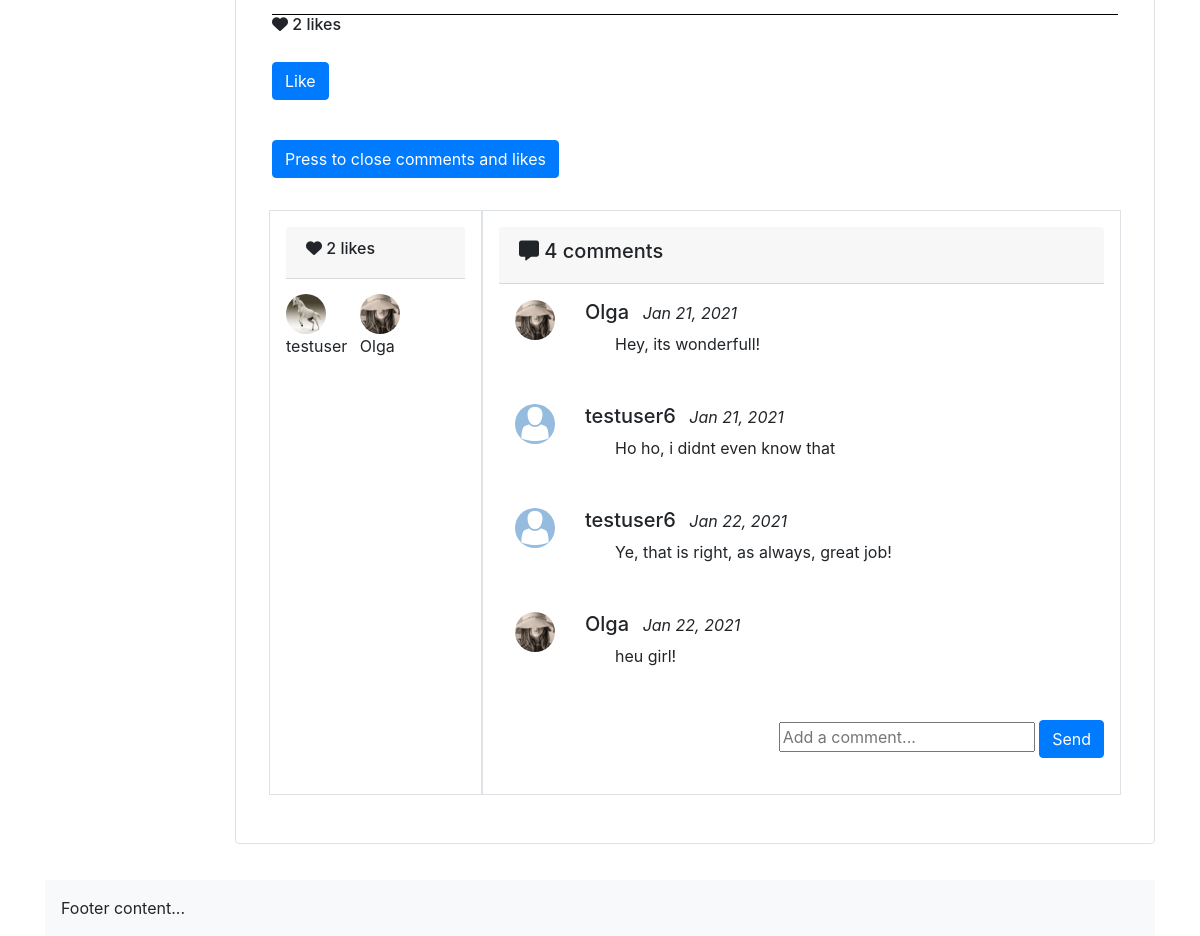
The page /posts/6/detail/ (lower part) on the database as committed earlier.
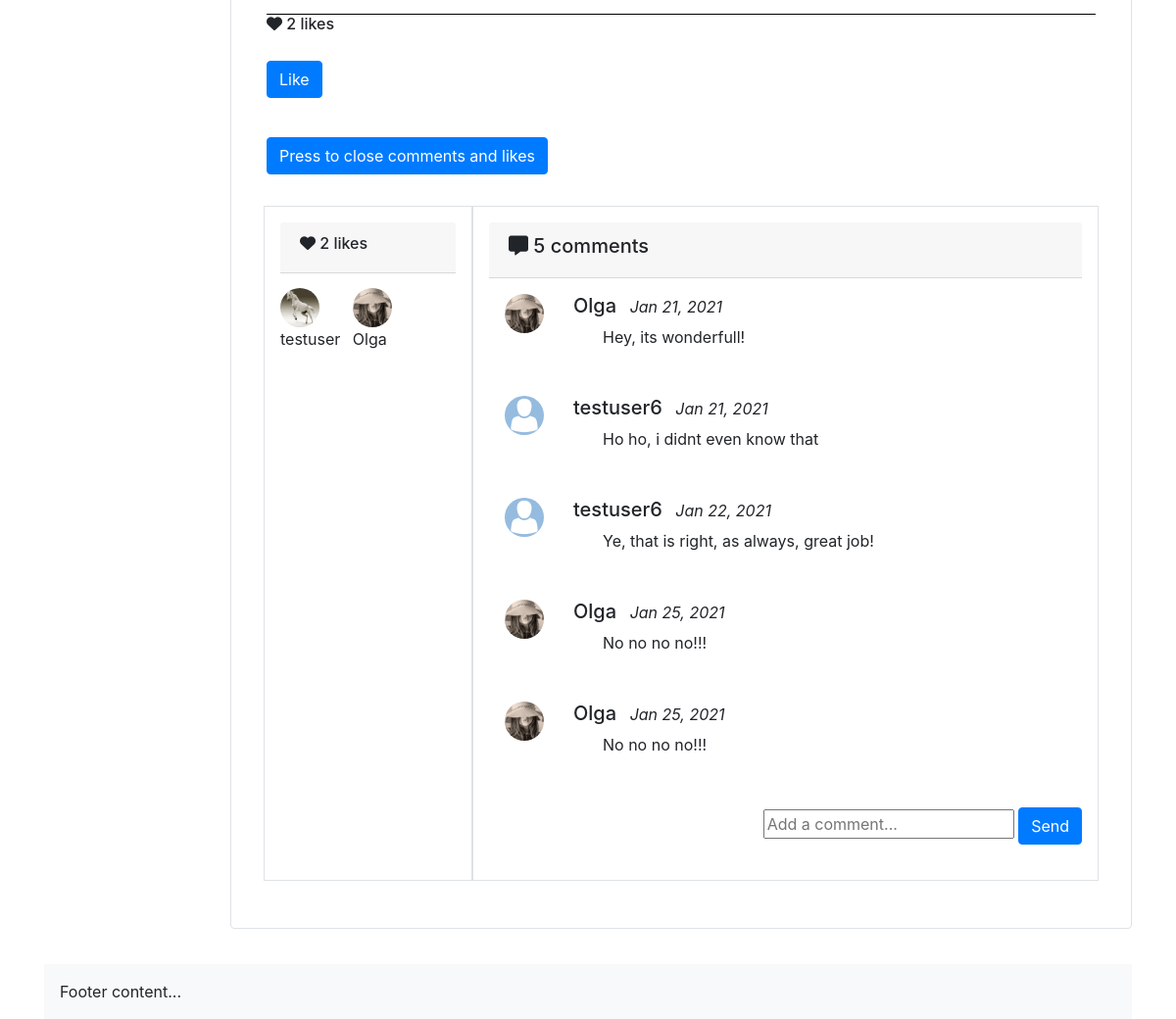
The same page on the database as committed later.
### profiles/models.py (models this page shows, shortened)
class Profile(models.Model):
    first_name = models.CharField(max_length=100, blank=True)
    last_name = models.CharField(max_length=100, blank=True)
    user = models.OneToOneField(User, on_delete=models.CASCADE)
    bio = models.TextField(default='No bio...')
    friends = models.ManyToManyField(User, related_name='friends', blank=True)
    email = models.EmailField(max_length=200, blank=True)
    country = models.CharField(max_length=200,blank=True)
    avatar = models.ImageField(default='avatar.png', upload_to='avatars/')
    slug = models.SlugField(unique=True, blank=True)
    updated = models.DateTimeField(auto_now=True)
    created = models.DateTimeField(auto_now_add=True)
    objects = ProfileManager()
    def __str__(self):
        return f'{self.user.username}'   #-{self.created.strftime("%d-%m-%Y")}
    __initial_first_name = None
    __initial_last_name = None
    def __init__(self, *args, **kwargs):
        super().__init__(*args, **kwargs)
        self.__initial_first_name = self.first_name
        self.__initial_last_name = self.last_name
    class Meta:
        ordering = ['-created',]

### posts/models.py (models this page shows, shortened)
class Post(models.Model):
    content = models.TextField()
    image = models.ImageField(upload_to='posts', validators=[FileExtensionValidator(['png', 'jpg', 'jpeg'])], blank=True)
    liked = models.ManyToManyField('profiles.Profile', blank=True, related_name='likes')
    updated = models.DateTimeField(auto_now=True)
    created = models.DateTimeField(auto_now_add=True)
    author = models.ForeignKey('profiles.Profile', on_delete=models.CASCADE, related_name='posts', null=True)
    group = models.ForeignKey(Group, related_name='posts', null=True, blank=True, on_delete=models.CASCADE)
    def num_likes(self):
        return self.liked.all().count()
    def num_comments(self):
        return self.comment_set.all().count()
    def get_users_liked(self):
        users = []
        for person in self.liked.all():
            users += [person.user]
        return users
    class Meta:
        ordering = ('-created',)

class Comment(models.Model):
    user = models.ForeignKey('profiles.Profile', on_delete=models.CASCADE, blank=True, null=True)
    post = models.ForeignKey(Post, on_delete=models.CASCADE)
    body = models.TextField(max_length=300)
    created_at = models.DateTimeField(auto_now_add=True)
    updated_date = models.DateTimeField(auto_now=True)

### posts/views.py (the view, shortened to what this page needs)
# urls.py: path('<pk>/detail/', views.PostDetail.as_view(), name='single'),
class PostDetail(FormMixin, DetailView):
    template_name = "posts/post_detail.html"
    model = Post
    form_class = CommentModelForm
    def get_initial(self):
       return {"post": self.get_object()}
    def get_context_data(self, **kwargs):
        context = super(PostDetail, self).get_context_data(**kwargs)
        context['form'] = self.get_form()
        return context

### posts/forms.py
class CommentModelForm(forms.ModelForm):
    body = forms.CharField(label='',
                            widget=forms.TextInput(attrs={'placeholder': 'Add a comment...'}))
    class Meta:
        model = Comment
        fields = ('body',)

### profiles/context_processors.py (called while the page is built)
def profile_pic(request):
    if request.user.is_authenticated:
        profile_obj = Profile.objects.get(user=request.user)
        pic = profile_obj.avatar
        return {'picture': pic}
    return {}

def invitations_no_rec(request):
    if request.user.is_authenticated:
        profile_obj = Profile.objects.get(user=request.user)
        qs_count = Relationship.objects.invitations_received(profile_obj).count()
        return {'invitations_no': qs_count}
    return {}

### posts/templates/posts/post_detail.html (shortened to what this page needs)
<!DOCTYPE html>
{% extends 'base.html' %}
{% block content %}
<div class='card border p-3'>
    <div class="card-body">
        <div style="border-bottom: 1px solid black;">
        </div>
        <h6><i class="fas fa-heart"></i> {{post.num_likes}} like{{post.num_likes|pluralize}} </h6>
        <form action="{% url 'posts:like_post_view' %}" method="POST" id="{{post.id}}" >
            <button type="submit" class="btn btn-primary">
            {% if user not in post.get_users_liked %}
                Like
            {% else %}
                Unlike
            {% endif %}
            </button>
        </form>
        <button class='btn btn-primary' data-toggle="collapse" data-target="#comments_like">Press to close comments and likes</button>
            <div class="collapse show row" id="comments_like" style="padding: 12px">
                <div class="col-md-3 border p-3">
                    <div class="card-header" data-toggle="collapse" data-target="#like">
                        <h6><i class="fas fa-heart"></i> {{post.num_likes}} like{{post.num_likes|pluralize}} </h6>
                    </div>
                    <div>
                        <ul class="list-inline collapse show " id="like">
                            {% for person in post.liked.all %}
                                <li class="list-inline-item">
                                    <a href="{% url 'profiles:profile_detail_view' slug=person.slug%}"><img class="align-self-center avatar"
                                    style="width:40px;height:40px; margin-top: 15px;"
                                    src="{{person.avatar.url}}"></a><br>{{person}}
                                </li>
                            {% endfor %}
                        </ul>
                    </div>
                </div>
                <div class="col-md-9 border p-3">
                    <div class="card-header" style='width:auto;' data-toggle="collapse" data-target="#comments">
                        <h5><i class="fas fa-comment-alt"></i>  {{ post.num_comments }} comment{{post.num_comments|pluralize}}</h5>
                    </div>
                    <div>
                        <ul class="collapse show list-unstyled" id="comments" >
                            {% for comment in post.comment_set.all %}
                            <li class="list-item">
                                <div class="media p-3">
                                    <a href="{% url 'profiles:profile_detail_view' slug=comment.user.slug%}"><img class="align-self-center avatar"
                                    style="width:40px;height:40px; margin-right: 30px;"
                                    src="{{comment.user.avatar.url}}"></a><br>
                                    <div class="media-body">
                                        <h5>{{ comment.user }}<small><i> &nbsp; {{comment.created_at|date:"M d, Y"}}</i></small></h5>
                                        <p>{{ comment.body }}</p>
                                    </div>
                                </div>
                            </li>
                            {% endfor %}
                            <li class="float-end">
                                <form action="" method="POST">
                                    {{ form }}
                                    <button type="submit" name="submit_comment_form" class="btn btn-primary">Send</button>
                                </form>
                            </li>
                        </ul>
                    </div>
                </div>
            </div>
    </div>
</div>
{% endblock %}

Rows that differ between the two databases and show on the page:
removed Comment: user.avatar (picture), user "Olga", created_at "Jan 22, 2021", body "heu girl!"
computed for Post: num_comments "4" → "5"
added Comment: user.avatar (picture), user "Olga", created_at "Jan 25, 2021", body "No no no no!!!"
added Comment: user.avatar (picture), user "Olga", created_at "Jan 25, 2021", body "No no no no!!!"
